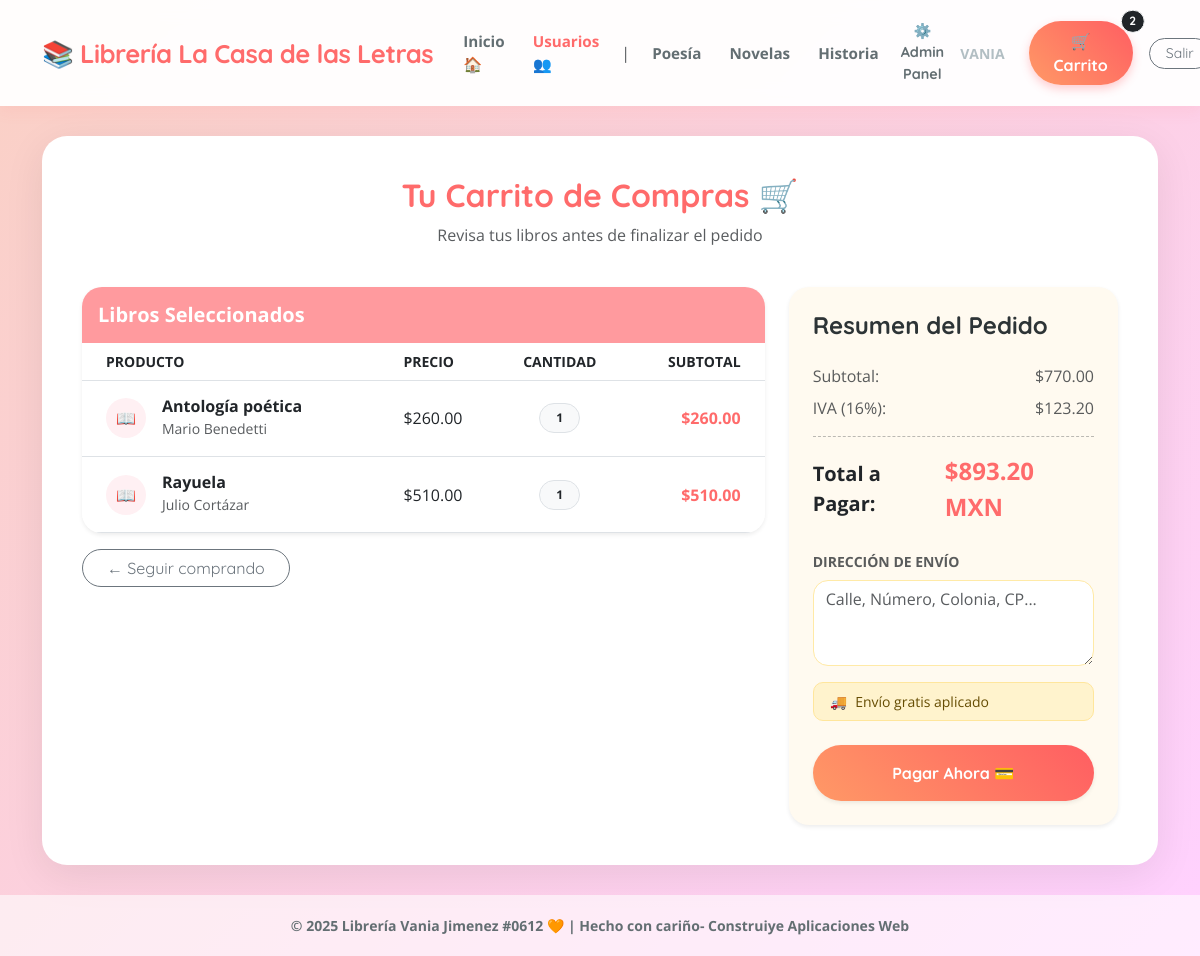
The app's page /carrito/ (signed in) with its own data.
### app_libreria/models.py (models this page shows, shortened)
class CarritoItem(models.Model):
    usuario = models.ForeignKey(User, on_delete=models.CASCADE)
    libro = models.ForeignKey(Libro, on_delete=models.CASCADE)
    cantidad = models.PositiveIntegerField(default=1)
    def subtotal(self):
        return self.libro.precio * self.cantidad

class Libro(models.Model):
    titulo = models.CharField(max_length=200)
    autor = models.CharField(max_length=100)
    categoria = models.ForeignKey(Categoria, on_delete=models.CASCADE)
    proveedor = models.ForeignKey(Proveedor, on_delete=models.SET_NULL, null=True)
    editorial = models.CharField(max_length=100, blank=True)
    descripcion = models.TextField()
    precio = models.DecimalField(max_digits=10, decimal_places=2)
    paginas = models.IntegerField(default=0)
    isbn = models.CharField(max_length=20, blank=True)
    fecha_publicacion = models.DateField(default=date.today)
    imagen_url = models.URLField(default="https://via.placeholder.com/300x400/ffb7b2/000000?text=Libro")

### app_libreria/views.py (the view)
# urls.py: path('carrito/', views.ver_carrito, name='ver_carrito'),
@login_required(login_url='login')
def ver_carrito(request):
    items = CarritoItem.objects.filter(usuario=request.user)
    subtotal = sum(item.subtotal() for item in items)
    iva = subtotal * Decimal('0.16')
    total = subtotal + iva
    if request.method == 'POST':
        direccion = request.POST.get('direccion')
        Pedido.objects.create(usuario=request.user, direccion=direccion, total=total)
        items.delete()
        messages.success(request, '¡Compra realizada con éxito! Gracias por tu preferencia.')
        return redirect('dashboard')
    return render(request, 'libreria/carrito.html', {
        'items': items,
        'subtotal': subtotal,
        'iva': iva,
        'total': total,
        'carrito_count': items.count()
    })

### app_libreria/templates/libreria/carrito.html (shortened to what this page needs)
{% extends "app_libreria/base.html" %}
{% block content %}
<div class="row mb-4">
    <div class="col-12 text-center">
        <h2 class="fw-bold" style="color: #ff6b6b;">Tu Carrito de Compras 🛒</h2>
        <p class="text-muted">Revisa tus libros antes de finalizar el pedido</p>
    </div>
</div>
{% if items %}
<div class="row">
    <div class="col-lg-8 mb-4">
        <div class="card border-0 shadow-sm" style="border-radius: 20px; overflow: hidden;">
            <div class="card-header border-0 py-3" style="background-color: #ff9a9e; color: white;">
                <h5 class="mb-0 fw-bold">Libros Seleccionados</h5>
            </div>
            <div class="table-responsive">
                <table class="table table-hover mb-0 align-middle">
                    <thead class="text-secondary small text-uppercase">
                        <tr>
                            <th scope="col" class="ps-4">Producto</th>
                            <th scope="col">Precio</th>
                            <th scope="col" class="text-center">Cantidad</th>
                            <th scope="col" class="text-end pe-4">Subtotal</th>
                        </tr>
                    </thead>
                    <tbody>
                        {% for item in items %}
                        <tr>
                            <td class="ps-4 py-3">
                                <div class="d-flex align-items-center">
                                    <div class="rounded-circle d-flex align-items-center justify-content-center me-3"
                                         style="width: 40px; height: 40px; background-color: #fff0f3; color: #ff6b6b;">
                                        📖
                                    </div>
                                    <div>
                                        <h6 class="mb-0 fw-bold text-dark">{{ item.libro.titulo }}</h6>
                                        <small class="text-muted">{{ item.libro.autor }}</small>
                                    </div>
                                </div>
                            </td>
                            <td>${{ item.libro.precio }}</td>
                            <td class="text-center">
                                <span class="badge bg-light text-dark border px-3 py-2 rounded-pill">
                                    {{ item.cantidad }}
                                </span>
                            </td>
                            <td class="text-end pe-4 fw-bold" style="color: #ff6b6b;">
                                ${{ item.subtotal }}
                            </td>
                        </tr>
                        {% endfor %}
                    </tbody>
                </table>
            </div>
        </div>
        <div class="mt-3">
            <a href="{% url 'dashboard' %}" class="btn btn-outline-secondary rounded-pill px-4">
                ← Seguir comprando
            </a>
        </div>
    </div>
    <div class="col-lg-4">
        <div class="card border-0 shadow-sm" style="background-color: #fffaf0; border-radius: 20px;">
            <div class="card-body p-4">
                <h4 class="card-title fw-bold mb-4" style="color: #2d3436;">Resumen del Pedido</h4>
                <div class="d-flex justify-content-between mb-2 text-muted">
                    <span>Subtotal:</span>
                    <span>${{ subtotal|floatformat:2 }}</span>
                </div>
                <div class="d-flex justify-content-between mb-3 text-muted">
                    <span>IVA (16%):</span>
                    <span>${{ iva|floatformat:2 }}</span>
                </div>
                <hr style="border-style: dashed; opacity: 0.3;">
                <div class="d-flex justify-content-between align-items-center mb-4">
                    <span class="fs-5 fw-bold">Total a Pagar:</span>
                    <span class="fs-4 fw-bold" style="color: #ff6b6b;">${{ total|floatformat:2 }} MXN</span>
                </div>
                <form method="post">
                    <div class="mb-3">
                        <label class="form-label fw-bold small text-uppercase text-muted">Dirección de Envío</label>
                        <textarea name="direccion" class="form-control" rows="3" required
                                  placeholder="Calle, Número, Colonia, CP..."
                                  style="border-radius: 15px; border-color: #ffeaa7;"></textarea>
                    </div>
                    <div class="alert alert-warning small py-2 d-flex align-items-center" role="alert" style="border-radius: 10px;">
                        <span class="me-2">🚚</span> Envío gratis aplicado
                    </div>
                    <button type="submit" class="btn btn-calido w-100 py-3 rounded-pill fw-bold shadow-sm mt-2">
                        Pagar Ahora 💳
                    </button>
                </form>
            </div>
        </div>
    </div>
</div>
{% endif %}
{% endblock %}

### app_libreria/templates/app_libreria/base.html (shortened to what this page needs)
{% load static %}
<!DOCTYPE html>
<html lang="es">
<head>
    <link href="https://cdn.jsdelivr.net/npm/bootstrap@5.3.0/dist/css/bootstrap.min.css" rel="stylesheet">
</head>
<body>
    <nav class="navbar navbar-expand-lg sticky-top">
        <div class="container">
            <a class="navbar-brand" href="{% url 'inicio' %}">📚 Librería La Casa de las Letras</a>
            <div class="collapse navbar-collapse" id="navbarNav">
                <ul class="navbar-nav mx-auto align-items-center">
                    <li class="nav-item">
                        <a class="nav-link" href="{% url 'inicio' %}">Inicio 🏠</a>
                    </li>
                    {% if user.is_superuser %}
                    <li class="nav-item">
                        <a class="nav-link" href="{% url 'lista_usuarios' %}" style="color: #ff6b6b !important;">Usuarios 👥</a>
                    </li>
                    {% endif %}
                    <li class="nav-item d-none d-lg-block text-muted mx-2">|</li>
                    <li class="nav-item"><a class="nav-link" href="{% url 'libros_por_categoria' 6 %}">Poesía</a></li>
                    <li class="nav-item"><a class="nav-link" href="{% url 'libros_por_categoria' 2 %}">Novelas</a></li>
                    <li class="nav-item"><a class="nav-link" href="{% url 'libros_por_categoria' 3 %}">Historia</a></li>
                </ul>
                <div class="d-flex align-items-center gap-2 mt-3 mt-lg-0">
                    {% if user.is_authenticated %}
                        {% if user.is_superuser %}
                        <a class="nav-link btn btn-danger text-white mx-2 py-2"
                           href="{% url 'admin_login' %}" style="border-radius: 50px; font-size: 0.9rem;">
                            ⚙️ Admin Panel
                        </a>
                        {% endif %}
                        <span class="d-none d-xl-block me-3 fw-bold small text-uppercase" style="color: #b2bec3;">
                            {{ user.username }}
                        </span>
                        <a href="{% url 'ver_carrito' %}" class="btn btn-calido position-relative">
                            🛒 Carrito
                            {% if carrito_count > 0 %}
                            <span class="position-absolute top-0 start-100 translate-middle badge rounded-pill bg-dark border border-light">
                                {{ carrito_count }}
                            </span>
                            {% endif %}
                        </a>
                        <a href="{% url 'logout' %}" class="btn btn-outline-secondary btn-sm rounded-pill px-3 ms-2">Salir</a>
                    {% else %}
                        <a href="{% url 'login' %}" class="btn btn-outline-danger rounded-pill fw-bold">Login</a>
                    {% endif %}
                </div>
            </div>
        </div>
    </nav>
    <div class="container d-flex flex-column" style="min-height: 80vh;">
        <div class="main-container">
            {% block content %}{% endblock %}
        </div>
    </div>
    <footer class="text-center">
        <p class="mb-0 small fw-bold">© 2025 Librería Vania Jimenez #0612 🧡 | Hecho con cariño- Construiye Aplicaciones Web</p>
    </footer>
</body>
</html>

### app_libreria/templates/app_libreria/base.html (style rules this page uses)
:root { --primary-coral: #ff6b6b; --soft-white: rgba(255, 255, 255, 0.95); --text-dark: #2d3436; }
body { background: linear-gradient(135deg, #fad0c4 0%, #ffd1ff 100%); font-family: 'Open Sans', sans-serif; color: var(--text-dark); min-height: 100vh; display: flex; flex-direction: column; }
h1, h2, h3, h4, .navbar-brand, .btn { font-family: 'Quicksand', sans-serif; }
.navbar { background-color: var(--soft-white) !important; box-shadow: 0 4px 15px rgba(255, 107, 107, 0.1); padding: 0.8rem 0; backdrop-filter: blur(10px); }
.navbar-brand { color: var(--primary-coral) !important; font-weight: 800; font-size: 1.6rem; letter-spacing: -0.5px; }
.nav-link { font-weight: 700; color: #636e72 !important; margin: 0 6px; transition: all 0.3s; font-size: 0.95rem; }
.btn-calido { background: linear-gradient(45deg, #ff9966, #ff5e62); color: white; border: none; border-radius: 50px; padding: 8px 25px; box-shadow: 0 4px 10px rgba(255, 94, 98, 0.3); transition: transform 0.3s, box-shadow 0.3s; font-weight: 700; }
.main-container { background-color: white; border-radius: 25px; padding: 40px; margin-top: 30px; margin-bottom: 30px; box-shadow: 0 10px 40px rgba(0,0,0,0.08); flex: 1; }
footer { color: #636e72; padding: 20px 0; background-color: rgba(255, 255, 255, 0.6); margin-top: auto; }

### records on screen
CarritoItem: libro.titulo "Antología poética", libro.autor "Mario Benedetti", libro.precio "260.00", cantidad "1", subtotal "260.00"
CarritoItem: libro.titulo "Rayuela", libro.autor "Julio Cortázar", libro.precio "510.00", cantidad "1", subtotal "510.00"

### other values on screen
{{ user.username }} "VANIA"
{{ carrito_count }} "2"
{{ subtotal|floatformat:2 }} "770.00"
{{ iva|floatformat:2 }} "123.20"
{{ total|floatformat:2 }} "893.20"
